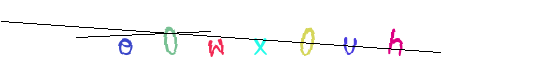
#> input picture data/train/jh/(sus) 00wx0vh-0.png, 545 x 80 px, found by its file name; its folder holds only this picture in this run
$ jupyter execute --allow-errors denoising.ipynb
#> lines starting #> are read from the running program, lines starting #| are printed output that depends on the picture; after the words box and inside, x2 and y2 are one past the last pixel; in counts of white or black regions, pixels touching at a corner belong together
[cell 1]
# import relevant modules
import cv2
import numpy as np
from matplotlib import pyplot as plt
import os
import random

# Define constants and helpers
IMG_DIR = "data/train/jh"
png_files = [f for f in os.listdir(IMG_DIR) if f.lower().endswith('.png')]

def imshow(img, title, subplot=None):
    if subplot:
        plt.subplot(subplot)
    plt.imshow(cv2.cvtColor(img, cv2.COLOR_BGR2RGB)), plt.title(title)

[cell 2]
"""
Experiment with denoising
"""
img = cv2.imread(os.path.join(IMG_DIR, random.choice(png_files)))
#> img is the input picture: shape (80, 545, 3); mean B, G, R 249.5, 249, 249.6

"""Median blur"""
medianBlur = cv2.medianBlur(img, 3)
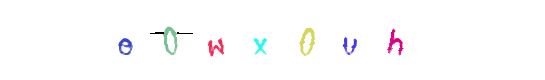
#> medianBlur: shape (80, 545, 3); mean B, G, R 252.5, 252, 252.5

"""Hough transform"""
houghTransform = img.copy()
grayImg = cv2.cvtColor(img, cv2.COLOR_BGR2GRAY)
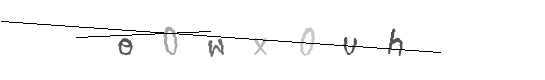
#> grayImg: shape (80, 545); min 0, max 255, mean 249.3
binary = cv2.adaptiveThreshold(grayImg, 255, cv2.ADAPTIVE_THRESH_GAUSSIAN_C, cv2.THRESH_BINARY_INV, 11, 2)
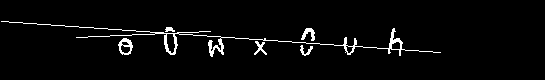
#> binary: shape (80, 545); 3.3% white in thin lines or dots, all inside (x1, y1, x2, y2) = (1, 21, 441, 57)
edges = cv2.Canny(binary, 50, 150)
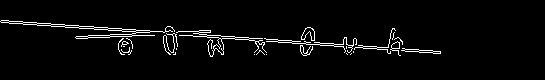
#> edges: shape (80, 545); 3.5% white in thin lines or dots, all inside (x1, y1, x2, y2) = (0, 20, 441, 57)
lines = cv2.HoughLinesP(edges, rho=1, theta=np.pi/180, threshold=100, minLineLength=75, maxLineGap=10)
#> lines = [[167, 34, 440, 53], [1, 20, 164, 32]]
# Remove lines by drawing over them
mask = np.zeros_like(grayImg)
if lines is not None:
    for line in lines:
        x1, y1, x2, y2 = line[0]
        cv2.line(mask, (x1, y1), (x2, y2), 255, 2)  # Draw white lines on black mask
#> this loop made 2 passes
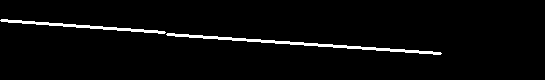
#> mask: shape (80, 545); 3% white; 2 white regions, box (x1, y1, x2, y2) and area: (166, 33, 442, 55) 822, (0, 19, 166, 34) 493
cleaned = cv2.inpaint(img, mask, inpaintRadius=1, flags=cv2.INPAINT_TELEA)
medianBlurHough = cv2.medianBlur(cleaned, 3)


plt.figure(figsize=(10, 10))
imshow(img, "Original Image", 411)
imshow(medianBlur, "Median Blur, ksize=3", 412)
imshow(cleaned, "Hough Transform", 413)
imshow(medianBlurHough, "Median Blur after Hough", 414)
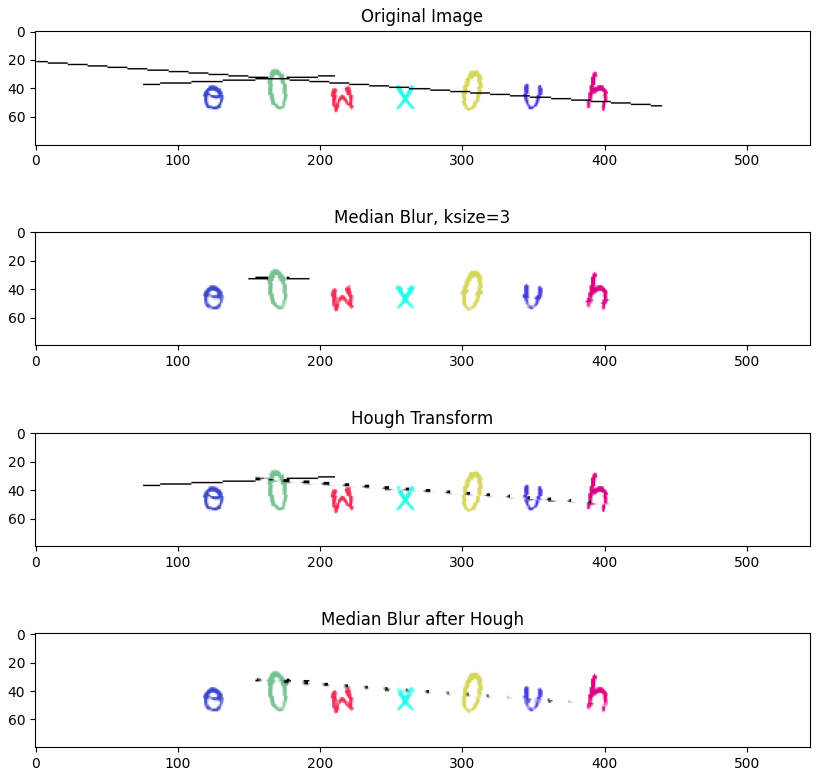
#> figure drawn by matplotlib, 4 panels

[cell 3]
"""
FINAL DENOISING METHOD: replace black with median
"""

# Replace all black lines with white
def replace_black_with_median(image, kernel_size=5):
    """
    Replaces all black pixels in an image with the median of their local neighborhood.

    :param image: Input image (grayscale or color)
    :param kernel_size: Size of the patch used for computing the median
    :return: Image with black pixels replaced by median values
    """
#> called with kernel_size = 5
    # Convert to grayscale if the image is colored
    is_color = len(image.shape) == 3
#> is_color = True

    # Define black pixel condition
    if is_color:
        black_pixels = np.all(image == [0, 0, 0], axis=-1)  # Mask for black pixels
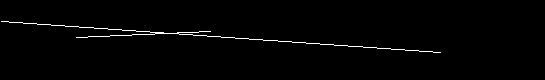
#> black_pixels: shape (80, 545) bool; 1.3% white in thin lines or dots, all inside (x1, y1, x2, y2) = (1, 21, 441, 53)
    else:
        black_pixels = (image == 0)  # Grayscale mask

    # Compute median blur (preserves edges better than Gaussian blur)
    median_filtered = cv2.medianBlur(image, kernel_size)

    # Replace black pixels with median values
    image[black_pixels] = median_filtered[black_pixels]
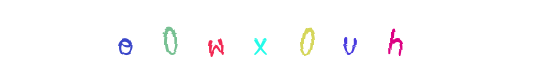
#> image: shape (80, 545, 3); 1.29% of pixels changed, all inside (x1, y1, x2, y2) = (1, 21, 441, 53)

    return image


# Apply function

result = replace_black_with_median(img)

imshow(result, "Black pixels replaced by median values")

$ run again, on data/train/jh/<sus> lquft0d-0.png
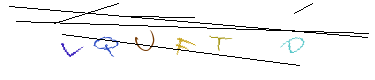
#> input picture data/train/jh/<sus> lquft0d-0.png, 375 x 80 px, found by its file name
#> img is the input picture: shape (80, 375, 3); mean B, G, R 244.3, 244.3, 244.2
#> `binary = cv2.adaptiveThreshold(grayImg, 255, cv2.ADAPTIVE_THRESH_GAUSS..`:
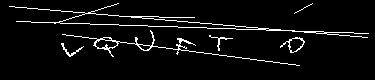
#> binary: shape (80, 375); 5.1% white in thin lines or dots, all inside (x1, y1, x2, y2) = (9, 3, 369, 66)
#> edges: shape (80, 375); 7.1% white in thin lines or dots, all inside (x1, y1, x2, y2) = (8, 2, 369, 67)
#> lines = [[9, 7, 131, 17], [177, 20, 302, 30], [16, 20, 222, 27], [16, 22, 268, 31], [134, 44, 297, 66], [15, 8, 122, 17], [115, 40, 272, 60], [173, 48, 295, 63]]
#> the loop `for line in lines:` made 8 passes
#> in replace_black_with_median, `image[black_pixels] = median_filtered[black_pixels]`:
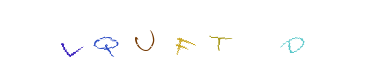
#> image: shape (80, 375, 3); 3.57% of pixels changed, all inside (x1, y1, x2, y2) = (9, 3, 369, 66)
